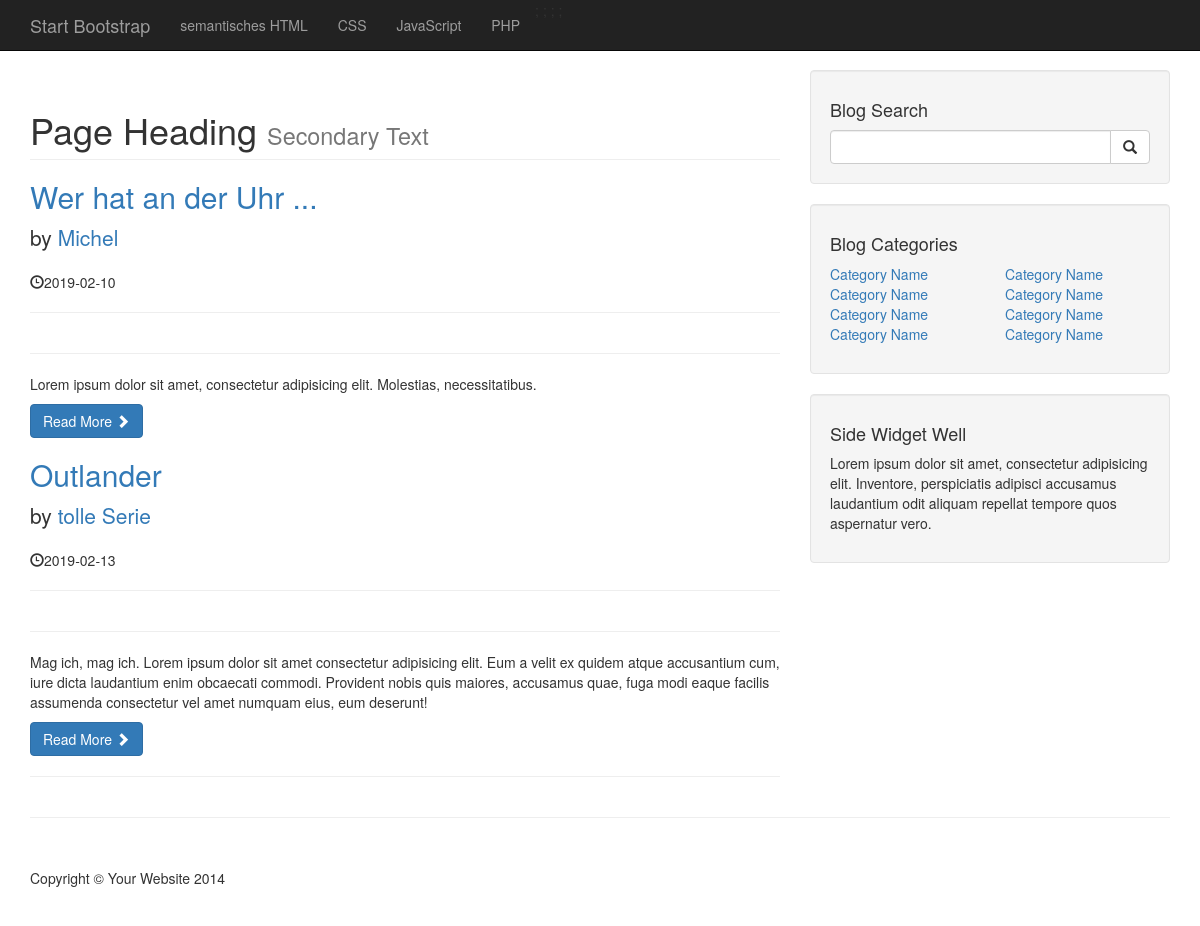
The page / on the database its author committed.
### tables this page shows
CREATE TABLE `categories` (
  `cat_id` int(3) NOT NULL,
  `cat_title` varchar(255) NOT NULL
);

CREATE TABLE `posts` (
  `id` int(4) NOT NULL,
  `post_category_id` int(3) NOT NULL,
  `post_title` varchar(255) NOT NULL,
  `post_author` varchar(255) NOT NULL,
  `post_date` date NOT NULL,
  `post_img` text NOT NULL,
  `post_text` text NOT NULL,
  `post_tag` varchar(255) NOT NULL,
  `post_comment_count` int(4) NOT NULL,
  `post_status` varchar(255) NOT NULL DEFAULT 'draft'
);

### index.php (the view, shortened to what this page needs)
<?php
    include "includes/header.php";
    include "includes/navigation.php";
?>
    <div class="container">
        <div class="row">
            <div class="col-md-8">
                <h1 class="page-header">
                    Page Heading
                    <small>Secondary Text</small>
                </h1>
                <?php
                    $query = "SELECT * FROM posts";
                    $posts = mysqli_query($connection, $query);
                    while ($post = mysqli_fetch_assoc($posts)) {
                ?>
                        <h2>
                            <a href="#"><?= $post['post_title'] ?></a>
                        </h2>
                        <p class="lead">
                            by <a href="index.php"><?= $post['post_author'] ?></a>
                        </p>
                        <p><span class="glyphicon glyphicon-time"></span><?= $post['post_date'] ?></p>
                        <hr>
                        <hr>
                        <p><?= $post['post_text'] ?></p>
                        <a class="btn btn-primary" href="#">Read More <span class="glyphicon glyphicon-chevron-right"></span></a>
                <?php
                    }
                ?>
                <hr>
            </div>
            <?php include "includes/sidebar.php"; ?>
        </div>
<?php
    include "includes/footer.php";
?>

### includes/header.php (shortened to what this page needs)
<!DOCTYPE html>
<html lang="en">
<head>
    <link href="out/css/bootstrap.min.css" rel="stylesheet">
    <link href="out/css/blog-home.css" rel="stylesheet">
</head>
<body>

### includes/navigation.php (shortened to what this page needs)
<nav class="navbar navbar-inverse navbar-fixed-top" role="navigation">
    <div class="container">
        <div class="navbar-header">
            <a class="navbar-brand" href="#">Start Bootstrap</a>
        </div>
        <div class="collapse navbar-collapse" id="bs-example-navbar-collapse-1">
            <ul class="nav navbar-nav">
                <?php
                    $query = "SELECT * FROM categories";
                    $get_all_cats = mysqli_query($connection, $query);
                    while ($cat = mysqli_fetch_assoc($get_all_cats)) {
                ?>
                        <li>
                          <a href="<?=$cat['cat_title']?>.php"><?=$cat['cat_title']?></a>
                        </li>;
                <?php
                    }
                ?>
            </ul>
        </div>
    </div>
</nav>

### includes/sidebar.php (shortened to what this page needs)
<div class="col-md-4">
    <div class="well">
        <h4>Blog Search</h4>
        <form action="" method="POST">
            <div class="input-group">
                <input type="text" class="form-control" name="search">
                <span class="input-group-btn">
                    <button class="btn btn-default" type="submit" name="submit">
                        <span class="glyphicon glyphicon-search"></span>
                    </button>
                </span>
            </div>
        </form>
    </div>
    <div class="well">
        <h4>Blog Categories</h4>
        <div class="row">
            <div class="col-lg-6">
                <ul class="list-unstyled">
                    <li><a href="#">Category Name</a>
                    </li>
                    <li><a href="#">Category Name</a>
                    </li>
                    <li><a href="#">Category Name</a>
                    </li>
                    <li><a href="#">Category Name</a>
                    </li>
                </ul>
            </div>
            <div class="col-lg-6">
                <ul class="list-unstyled">
                    <li><a href="#">Category Name</a>
                    </li>
                    <li><a href="#">Category Name</a>
                    </li>
                    <li><a href="#">Category Name</a>
                    </li>
                    <li><a href="#">Category Name</a>
                    </li>
                </ul>
            </div>
        </div>
    </div>
    <div class="well">
        <h4>Side Widget Well</h4>
        <p>Lorem ipsum dolor sit amet, consectetur adipisicing elit. Inventore, perspiciatis adipisci accusamus
            laudantium odit aliquam repellat tempore quos aspernatur vero.</p>
    </div>
</div>

### includes/footer.php (shortened to what this page needs)
        <hr>
<footer>
    <div class="row">
        <div class="col-lg-12">
            <p>Copyright &copy; Your Website 2014</p>
        </div>
    </div>
</footer>
</div>
</body>
</html>

### out/css/blog-home.css (style rules this page uses)
body { padding-top: 70px; }
footer { margin: 50px 0; }

### rows shown on the page
categories: cat_title "semantisches HTML"
categories: cat_title "CSS"
categories: cat_title "JavaScript"
categories: cat_title "PHP"
posts: post_title "Wer hat an der Uhr ...", post_author "Michel", post_date "2019-02-10", post_text "Lorem ipsum dolor sit amet, consectetur adipisicing elit. Molestias, necessitatibus."
posts: post_title "Outlander", post_author "tolle Serie", post_date "2019-02-13", post_text "Mag ich, mag ich. Lorem ipsum dolor sit amet consectetur adipisicing elit. Eum a velit ex quidem atque accusantium cum, iure dicta laudantium enim obcaecati commodi. Provident nobis quis maiores, accusamus quae, fuga modi eaque facilis assumenda consectetur vel amet numquam eius, eum deserunt!"
